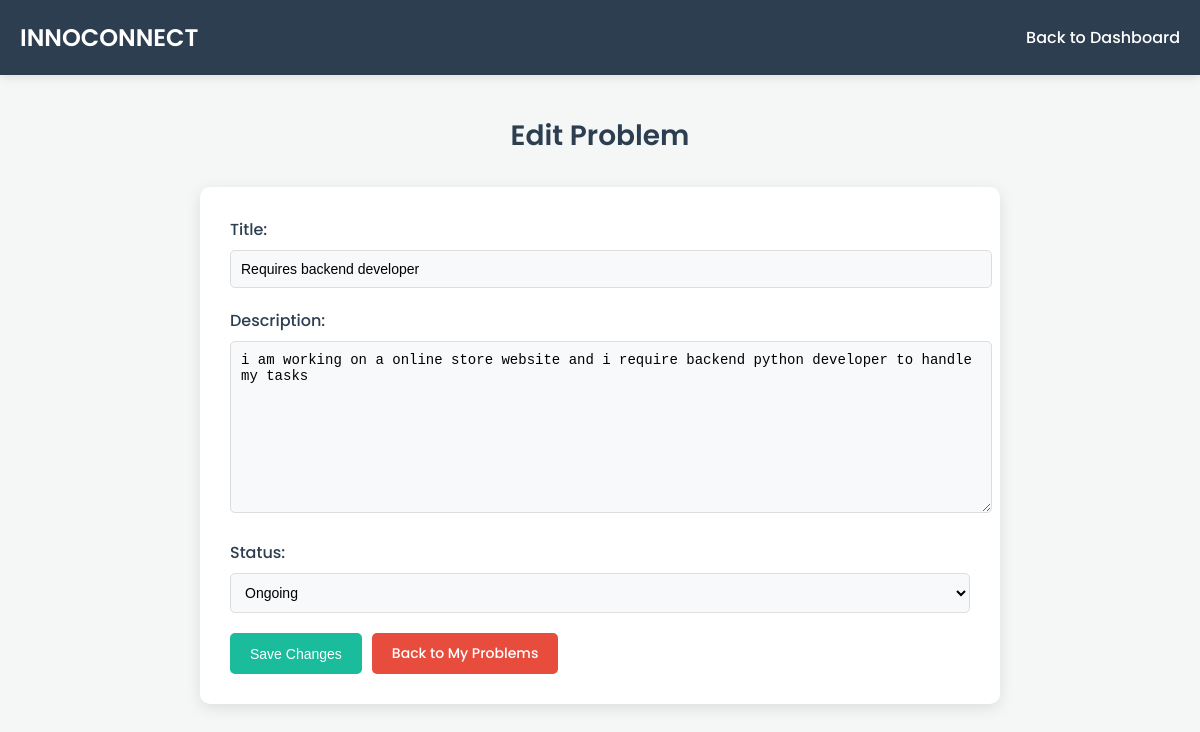
/edit_problem/6/ (signed in), run on the app's committed database.
### team/models.py (models this page shows, shortened)
class Problem(models.Model):
    STATUS_CHOICES = [
        ('yet_to_start', 'Yet to Start'),
        ('ongoing', 'Ongoing'),
        ('done', 'Done'),
    ]
    problem_id = models.UUIDField(default=uuid.uuid4, editable=False, unique=True)
    user = models.ForeignKey(CustomUser, on_delete=models.CASCADE)
    title = models.CharField(max_length=255)
    description = models.TextField()
    created_at = models.DateTimeField(auto_now_add=True)
    status = models.CharField(max_length=20, choices=STATUS_CHOICES, default='yet_to_start')

### team/views.py (the view)
# urls.py: path('edit_problem/<int:problem_id>/', views.edit_problem, name='edit_problem'),
@login_required
def edit_problem(request, problem_id):
    problem = get_object_or_404(Problem, id=problem_id)
    if request.user != problem.user:
        return HttpResponse("You are not authorized to edit this problem.", status=403)
    if request.method == "POST":
        problem.title = request.POST.get("title")
        problem.description = request.POST.get("description")
        problem.status = request.POST.get("status")
        problem.save()
        return redirect("my_problems")
    return render(request, "edit_problem.html", {"problem": problem})

### team/templates/edit_problem.html (shortened to what this page needs)
{% load static %}
<!DOCTYPE html>
<html lang="en">
<head>
</head>
<body>
    <div class="header">
        <div id="website-name"><h1>INNOCONNECT</h1></div>
        <a href="{% url 'user' %}" class="dashboard-link">Back to Dashboard</a>
    </div>
    <div class="container">
        <h1 class="page-title">Edit Problem</h1>
        <form method="POST" class="edit-form">
            <div class="form-group">
                <label for="title">Title:</label>
                <input type="text" id="title" name="title" value="{{ problem.title }}" required>
            </div>
            <div class="form-group">
                <label for="description">Description:</label>
                <textarea id="description" name="description" required>{{ problem.description }}</textarea>
            </div>
            <div class="form-group">
                <label for="status">Status:</label>
                <select id="status" name="status">
                    <option value="ongoing" {% if problem.status == "ongoing" %}selected{% endif %}>Ongoing</option>
                </select>
            </div>
            <div class="form-actions">
                <button type="submit" class="btn save-button">Save Changes</button>
                <a href="{% url 'my_problems' %}" class="btn cancel-button">Back to My Problems</a>
            </div>
        </form>
    </div>
</body>
</html>

### team/templates/edit_problem.html (style rules this page uses)
body { font-family: 'Poppins', sans-serif; background-color: #f4f7f6; margin: 0; padding: 0; color: #333; }
.header { background-color: #2c3e50; color: #fff; padding: 20px; display: flex; justify-content: space-between; align-items: center; box-shadow: 0 2px 10px rgba(0, 0, 0, 0.1); }
#website-name h1 { margin: 0; font-size: 24px; font-weight: 600; }
.dashboard-link { color: #fff; text-decoration: none; font-size: 16px; font-weight: 500; transition: color 0.3s ease; }
.container { max-width: 800px; margin: 40px auto; padding: 0 20px; }
.page-title { text-align: center; font-size: 28px; font-weight: 600; margin-bottom: 30px; color: #2c3e50; }
.edit-form { background-color: #fff; border-radius: 10px; padding: 30px; box-shadow: 0 4px 15px rgba(0, 0, 0, 0.1); }
.form-group { margin-bottom: 20px; }
.form-group label { display: block; font-size: 16px; font-weight: 500; margin-bottom: 8px; color: #2c3e50; }
.form-group input, .form-group textarea, .form-group select { width: 100%; padding: 10px; font-size: 14px; border: 1px solid #ddd; border-radius: 5px; background-color: #f8f9fa; transition: border-color 0.3s ease, box-shadow 0.3s ease; }
.form-group textarea { resize: vertical; min-height: 150px; }
.form-actions { display: flex; gap: 10px; margin-top: 20px; }
.btn { padding: 10px 20px; border-radius: 5px; font-size: 14px; font-weight: 500; text-decoration: none; transition: background-color 0.3s ease; border: none; cursor: pointer; }
.save-button { background-color: #1abc9c; color: #fff; }
.cancel-button { background-color: #e74c3c; color: #fff; }

### data on the page
Problem: title "Requires backend developer", description "i am working on a online store website and i require backend python developer to handle my tasks", status "Ongoing"
